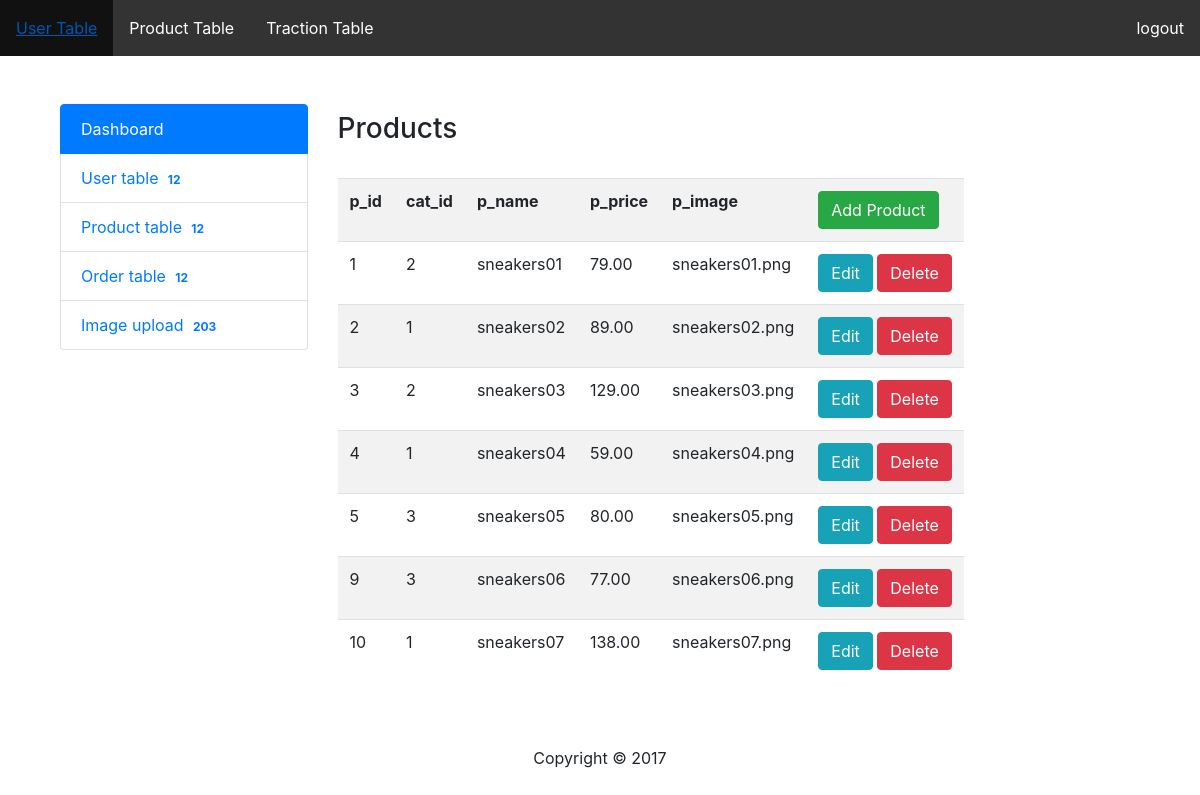
The app's page /adminC/product with its own data.
### tables this page shows
CREATE TABLE `product` (
  `p_id` int(11) NOT NULL,
  `cat_id` int(11) NOT NULL,
  `p_name` varchar(250) NOT NULL,
  `p_price` varchar(30) NOT NULL,
  `p_image` varchar(250) NOT NULL
);

### application/controllers/adminC.php (called while the page is built, shortened)
 <?php
class AdminC extends CI_Controller {
	public function __construct() {
    $this->load->model('user_model');
    $this->load->model('product_model');
    $this->load->model('orders_model');
	}
  public function product($msg=null) {
        $data["msg"] = $msg;
        $data["product"] = $this->product_model->fetch_all();
        $this->load->view("admin/product", $data);
  }
}

### index.php (called while the page is built, shortened)
<?php
require_once BASEPATH.'core/CodeIgniter.php';

### application/models/product_model.php (called while the page is built, shortened)
<?php
class Product_model extends CI_Model {
 public function fetch_all()
 {
  $query = $this->db->get("product");
  return $query->result();
 }
}
?>

### application/views/admin/product.php (the view, shortened to what this page needs)
  <link rel="stylesheet" href="https://maxcdn.bootstrapcdn.com/bootstrap/4.0.0-beta/css/bootstrap.min.css">
</head>
<body>
<ul>
  <li><a href="<?php echo base_url() . 'adminC/user';  ?>">User Table</a></li>
  <li><a href="<?php echo base_url() . 'adminC/product';  ?>">Product Table</a></li>
  <li><a href="#">Traction Table</a></li>
  <li style="float:right; "><a href="<?php echo base_url() . 'adminC/logout';  ?>">logout</a></li>
</ul>
<br/><br/>
<div class="container">
    <section id="main">
      <div class="container">
        <div class="row">
          <div class="col-md-9">
            <div class="panel panel-default">
                <div class="panel-heading main-color-bg">
                  <h3 class="panel-title">Products</h3>
                </div>
                <br>
                  <table class="table table-striped table-hover table-responsive">
                      <tr>
                        <th>p_id</th>
                        <th>cat_id</th>
                        <th>p_name</th>
                        <th>p_price</th>
                        <th>p_image</th>
                        <th>
                          <button class="btn btn-success pull pull-right" data-toggle="modal" data-target="#addProduct"
                          > Add Product
                          </button>
                        </th>
                      </tr>
                      <?php
                         foreach($product as $row)
                         {
                          echo '
                            <tr>
                            <td>'.$row->p_id.'</td>
                            <td>'.$row->cat_id.'</td>
                            <td>'.$row->p_name.'</td>
                            <td>'.$row->p_price.'</td>
                            <td>'.$row->p_image.'</td>
                            <td>' .
                                '<button class="btn btn-info edit" data-toggle="modal" data-target="#EditProduct"
                                  id="' . $row->p_id . '" >Edit</button>
                                <button   class="btn btn-danger delete"  id="' . $row->p_id . '" >Delete</button>' .
                            '</td>
                            </tr>';
                         }
                      ?>
                  </table>
              </div>
              </div>
          </div>
        </div>
      </div>
<br/><br />
    <footer id="footer"><center>
        <p>Copyright  &copy; 2017</p>
   </center> </footer>

### application/views/admin/product.php (style rules this page uses)
ul { list-style-type: none; margin: 0; padding: 0; overflow: hidden; background-color: #333333; }
li { float: left; }
li a { display: block; color: white; text-align: center; padding: 16px; text-decoration: none; }

### records on screen
product: p_id "1", cat "2", p_name "sneakers01", p_price "79.00", p_image "sneakers01.png"
product: p_id "2", cat "1", p_name "sneakers02", p_price "89.00", p_image "sneakers02.png"
product: p_id "3", cat "2", p_name "sneakers03", p_price "129.00", p_image "sneakers03.png"
product: p_id "4", cat "1", p_name "sneakers04", p_price "59.00", p_image "sneakers04.png"
product: p_id "5", cat "3", p_name "sneakers05", p_price "80.00", p_image "sneakers05.png"
product: p_id "9", cat "3", p_name "sneakers06", p_price "77.00", p_image "sneakers06.png"
product: p_id "10", cat "1", p_name "sneakers07", p_price "138.00", p_image "sneakers07.png"
